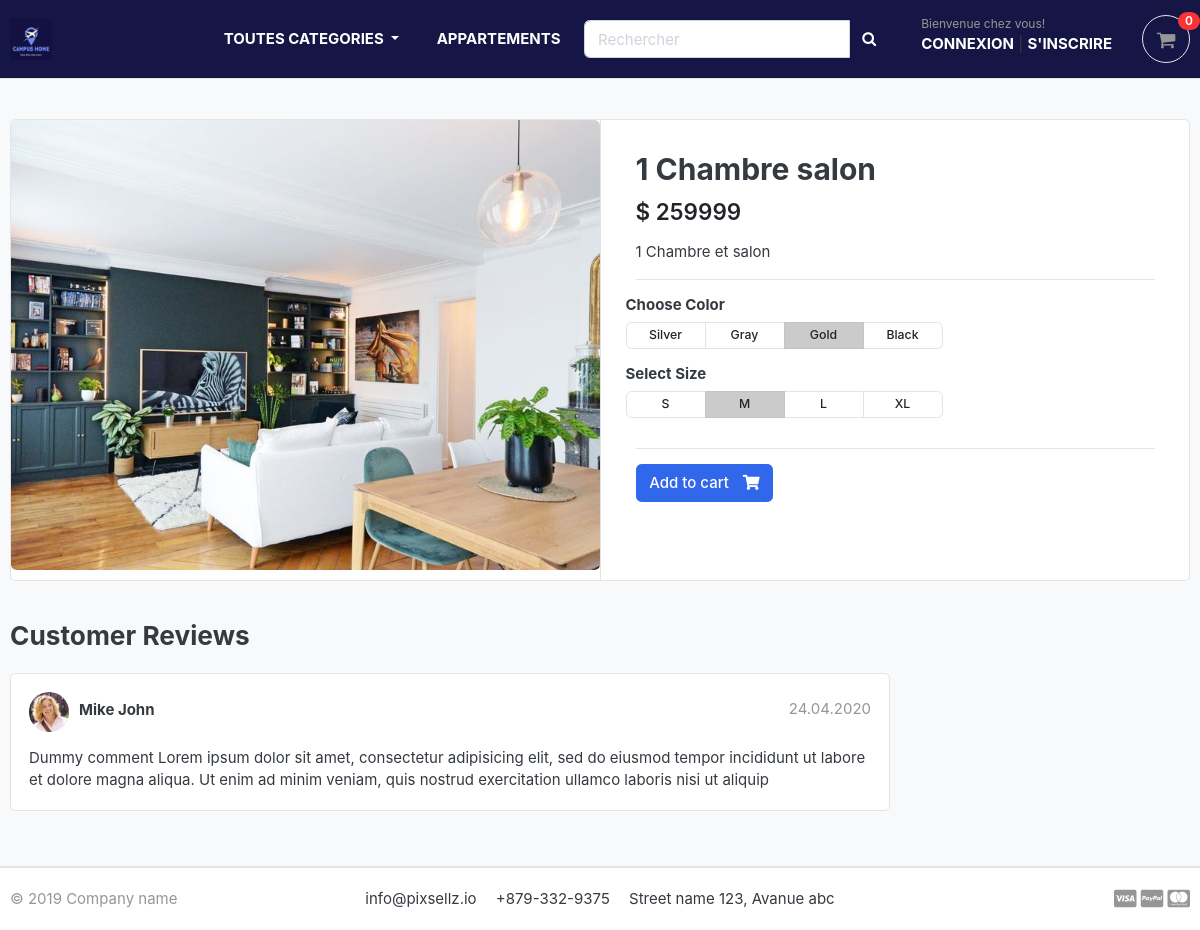
Page /store/sanitaire/1-chambre-salon/ on the committed database.
### store/models.py (models this page shows, shortened)
class Product(models.Model):
    product_name = models.CharField(max_length=200, unique=True)
    slug         = models.SlugField(max_length=200, unique=True)
    descritpion  = models.TextField(max_length=500, blank=True)
    price        = models.IntegerField()
    images       = models.ImageField(upload_to = 'photos/products')
    stock        = models.IntegerField()
    is_available = models.BooleanField(default=True)
    category     = models.ForeignKey(Category, on_delete=models.CASCADE)
    created_date = models.DateTimeField(auto_now_add=True)
    modified_date= models.DateTimeField(auto_now_add=True)

### store/views.py (the view)
# urls.py: path('<slug:category_slug>/<slug:product_slug>/', views.product_detail, name='product_detail'),
def product_detail(request, category_slug, product_slug):
    try:
        single_product = Product.objects.get(category__slug=category_slug, slug=product_slug)
    except Exception as e:
        raise e
    context = {
        'single_product': single_product,
    }
    return render(request, 'store/product_detail.html', context)

### app/context_processors.py (called while the page is built)
def menu_links(request):
    links = Category.objects.all()
    return dict(links=links)

### app/models.py (called while the page is built)
    def get_url(self):
        return reverse('products_by_category', args=[self.slug])

### templates/store/product_detail.html
{% extends 'base.html' %}
{% load static %}
{% block content %}
<section class="section-content padding-y bg">
<div class="container">
<div class="card">
	<div class="row no-gutters">
		<aside class="col-md-6">
<article class="gallery-wrap">
	<div class="img-big-wrap">
	   <a href="#"><img src="{{ single_product.images.url}}"></a>
	</div>
</article>
		</aside>
		<main class="col-md-6 border-left">
<article class="content-body">
<h2 class="title">{{ single_product.product_name}}</h2>
<div class="mb-3">
	<var class="price h4">$ {{ single_product.price }} </var>
</div>
<p>{{ single_product.descritpion }}</p>
<hr>
	<div class="row">
		<div class="item-option-select">
			<h6>Choose Color</h6>
			<div class="btn-group btn-group-sm btn-group-toggle" data-toggle="buttons">
			  <label class="btn btn-light">
			    <input type="radio" name="radio_color"> Silver
			  </label>
			  <label class="btn btn-light">
			    <input type="radio" name="radio_color" > Gray
			  </label>
			  <label class="btn btn-light active">
			    <input type="radio" name="radio_color checked"> Gold
			  </label>
			  <label class="btn btn-light">
			    <input type="radio" name="radio_color"> Black
			  </label>
			</div>
		</div>
	</div>
	<div class="row">
		<div class="item-option-select">
			<h6>Select Size</h6>
			<div class="btn-group btn-group-sm btn-group-toggle" data-toggle="buttons">
			  <label class="btn btn-light">
			    <input type="radio" name="radio_color"> S
			  </label>
			  <label class="btn btn-light active">
			    <input type="radio" name="radio_color" checked> M
			  </label>
			  <label class="btn btn-light">
			    <input type="radio" name="radio_color"> L
			  </label>
			  <label class="btn btn-light">
			    <input type="radio" name="radio_color"> XL
			  </label>
			</div>
		</div>
	</div>
	<hr>
	{% if single_product.stock  == 0 %}
	     <h5 class="text-danger">Plus disponibles </h5>
	{% else %}
	    <a href="{% url 'add_carts' single_product.id %}" class="btn  btn-primary"> <span class="text">Add to cart</span> <i class="fas fa-shopping-cart"></i>  </a>
    {% endif %}
	</article>
		</main>
	</div>
</div>
<br>
<div class="row">
			<div class="col-md-9">
	<header class="section-heading">
		<h3>Customer Reviews </h3>
	</header>
	<article class="box mb-3">
		<div class="icontext w-100">
			<img src="{% static './images/avatars/avatar1.jpg' %}" class="img-xs icon rounded-circle">
			<div class="text">
				<span class="date text-muted float-md-right">24.04.2020 </span>
				<h6 class="mb-1">Mike John </h6>
			</div>
		</div>
		<div class="mt-3">
			<p>
				Dummy comment Lorem ipsum dolor sit amet, consectetur adipisicing elit, sed do eiusmod
				tempor incididunt ut labore et dolore magna aliqua. Ut enim ad minim veniam,
				quis nostrud exercitation ullamco laboris nisi ut aliquip
			</p>
		</div>
	</article>
	</div>
</div>
</div>
</section>
{% endblock content %}

### static/css/ui.css (style rules this page uses)
html { font-family: "Inter", sans-serif; font-size: 15px; }
.content-body { flex: 1 1 auto; padding: 2rem 2.3rem; }
.img-xs, .img-sm, .img-md, .img-lg { -o-object-fit: cover; object-fit: cover; flex-shrink: 0; flex-grow: 0; }
.img-xs { width: 40px; height: 40px; }
.padding-y { padding-top: 40px; padding-bottom: 40px; }
var { font-style: normal; }
article:after, .form-group:after { display: block; clear: both; content: ""; }
.bg { background-color: #f8f9fa; }
.section-heading { margin-bottom: 20px; margin-top: 15px; }
p:last-child { margin-bottom: 0; }
.btn-light { background-color: #fff; border-color: #e4e4e4; }
.btn .text + i { margin-left: 10px; }
.icontext { display: inline-flex; align-items: center; vertical-align: middle; }
.icontext .text { width: 100%; line-height: 1.2; }
.icontext .icon { position: relative; margin-right: 10px; flex-shrink: 0; flex-grow: 0; }
.price { font-weight: 600; color: #212529; }
.box { padding: 18px; background: #fff; border-radius: 0.37rem; border: 1px solid #e4e4e4; }
.box img { max-width: 100%; }
.gallery-wrap .img-big-wrap { margin-bottom: 10px; border-radius: 0.37rem; overflow: hidden; background-color: #fff; }
.gallery-wrap .img-big-wrap a { text-align: center; display: block; }
.gallery-wrap .img-big-wrap img { height: 450px; width: auto; display: inline-block; }
.item-option-select { margin-bottom: 1rem; display: inline-block; margin-right: 15px; }
.item-option-select .btn { min-width: 80px; }

### rows in the picture
Product: images (picture), product_name "1 Chambre salon", price "259999", descritpion "1 Chambre et salon"
